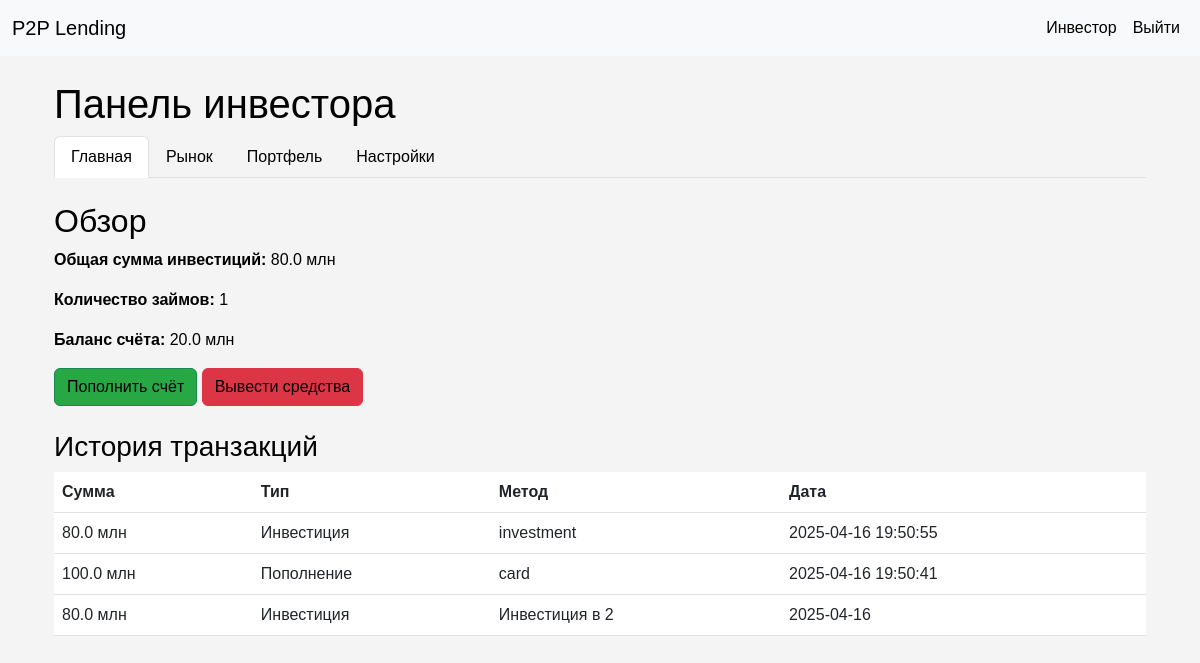
/investor/home (signed in), run on the app's committed database.
### tables this page shows
CREATE TABLE nominal_accounts (
                 user_id INTEGER PRIMARY KEY,
                 balance REAL DEFAULT 0.0,
                 FOREIGN KEY (user_id) REFERENCES users(id)
                 );

CREATE TABLE transactions (
                 id INTEGER PRIMARY KEY AUTOINCREMENT,
                 user_id INTEGER,
                 amount REAL NOT NULL,
                 type TEXT NOT NULL,
                 method TEXT NOT NULL,
                 date TEXT NOT NULL,
                 FOREIGN KEY (user_id) REFERENCES users(id)
                 );

### app.py (the view)
@app.route('/investor/home')
@login_required
def investor_home():
    if current_user.user_type != 'investor':
        flash('Доступ только для инвесторов.', 'error')
        return redirect(url_for('index'))
    summary = get_investor_summary(current_user.id)
    balance = get_nominal_balance(current_user.id)
    transactions = get_transactions(current_user.id)
    return render_template('investor.html', active_tab='home', summary=summary, balance=balance, transactions=transactions)

### app.py (called while the page is built)
@login_manager.user_loader
def load_user(user_id):
    conn = sqlite3.connect('p2p_lending.db')
    c = conn.cursor()
    c.execute('SELECT id, email, user_type FROM users WHERE id = ?', (user_id,))
    user = c.fetchone()
    conn.close()
    if user:
        return User(user[0], user[1], user[2])
    return None

### database.py (called while the page is built)
def get_investor_summary(investor_id):
    conn = sqlite3.connect('p2p_lending.db', timeout=30.0)
    c = conn.cursor()
    c.execute('SELECT SUM(amount) FROM investments WHERE investor_id = ?', (investor_id,))
    total_invested = c.fetchone()[0] or 0
    c.execute('SELECT COUNT(DISTINCT loan_id) FROM investments WHERE investor_id = ?', (investor_id,))
    loan_count = c.fetchone()[0] or 0
    conn.close()
    return {'total_invested': total_invested, 'loan_count': loan_count}

def get_nominal_balance(user_id):
    conn = sqlite3.connect('p2p_lending.db', timeout=30.0)
    c = conn.cursor()
    c.execute('SELECT balance FROM nominal_accounts WHERE user_id = ?', (user_id,))
    balance = c.fetchone()
    conn.close()
    return balance[0] if balance else 0.0

def get_transactions(user_id):
    conn = sqlite3.connect('p2p_lending.db', timeout=30.0)
    c = conn.cursor()
    c.execute('SELECT amount, type, method, date FROM transactions WHERE user_id = ? ORDER BY date DESC', (user_id,))
    transactions = c.fetchall()
    conn.close()
    return [{'amount': t[0], 'type': t[1], 'method': t[2], 'date': t[3]} for t in transactions]

### templates/investor.html (shortened to what this page needs)
{% extends "base.html" %}
{% block content %}
<div class="container mt-4">
    <h1>Панель инвестора</h1>
    <ul class="nav nav-tabs mb-4">
        <li class="nav-item">
            <a class="nav-link {% if active_tab == 'home' %}active{% endif %}" href="{{ url_for('investor_home') }}">Главная</a>
        </li>
        <li class="nav-item">
            <a class="nav-link {% if active_tab == 'market' %}active{% endif %}" href="{{ url_for('investor_market') }}">Рынок</a>
        </li>
        <li class="nav-item">
            <a class="nav-link {% if active_tab == 'portfolio' %}active{% endif %}" href="{{ url_for('investor_portfolio') }}">Портфель</a>
        </li>
        <li class="nav-item">
            <a class="nav-link {% if active_tab == 'settings' %}active{% endif %}" href="{{ url_for('investor_settings') }}">Настройки</a>
        </li>
    </ul>
    {% if active_tab == 'home' %}
        <h2>Обзор</h2>
        <p><strong>Общая сумма инвестиций:</strong> {{ summary.total_invested }} млн</p>
        <p><strong>Количество займов:</strong> {{ summary.loan_count }}</p>
        <p><strong>Баланс счёта:</strong> {{ balance }} млн</p>
        <a href="{{ url_for('deposit') }}" class="btn btn-success">Пополнить счёт</a>
        <a href="{{ url_for('withdraw') }}" class="btn btn-danger">Вывести средства</a>
        <h3 class="mt-4">История транзакций</h3>
        <table class="table">
            <thead>
                <tr>
                    <th>Сумма</th>
                    <th>Тип</th>
                    <th>Метод</th>
                    <th>Дата</th>
                </tr>
            </thead>
            <tbody>
                {% for transaction in transactions %}
                <tr>
                    <td>{{ transaction.amount }} млн</td>
                    <td>
                        {% if transaction.type == 'deposit' %}
                            Пополнение
                        {% elif transaction.type == 'withdrawal' %}
                            Вывод
                        {% elif transaction.type == 'investment' %}
                            Инвестиция
                        {% endif %}
                    </td>
                    <td>{{ transaction.method }}</td>
                    <td>{{ transaction.date }}</td>
                </tr>
                {% endfor %}
            </tbody>
        </table>
    {% endif %}
</div>
{% endblock %}

### static/style.css (style rules this page uses)
body { font-family: Arial, sans-serif; background-color: #f4f4f4; color: #000000; }
.nav-link { color: #000000 !important; }
.btn { color: #000000; }
.btn-success { background-color: #28a745; }

### data on the page
nominal_accounts: balance "20.0"
transactions: type "Инвестиция"
transactions: type "Пополнение"
transactions: type "Инвестиция"

### other printed values
{{ summary.total_invested }} "80.0"
{{ summary.loan_count }} "1"
